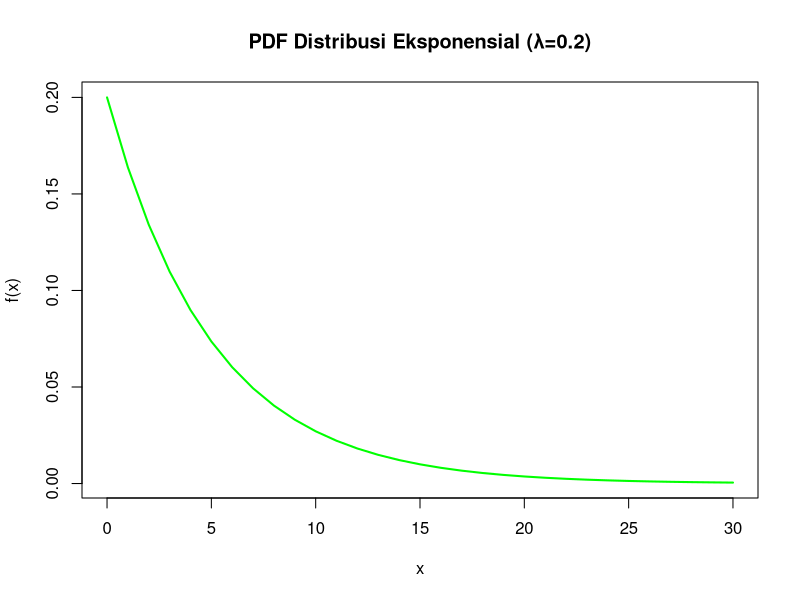
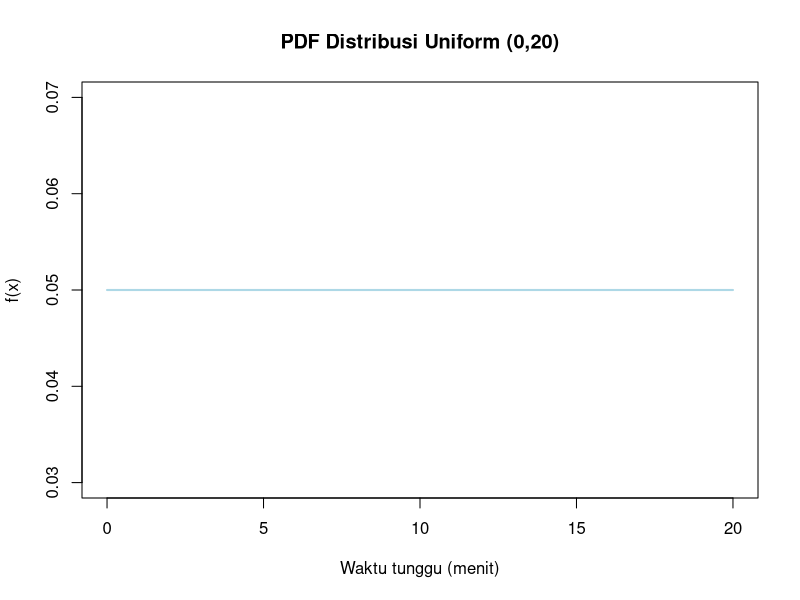
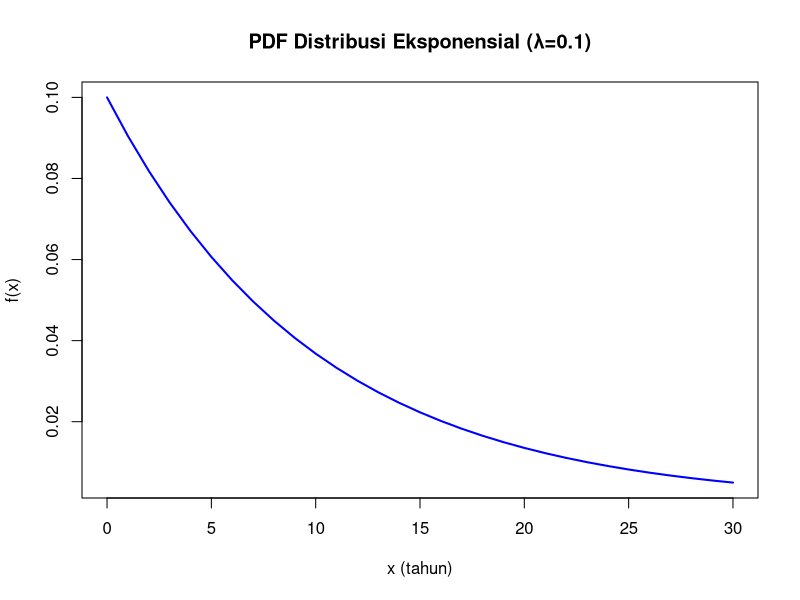
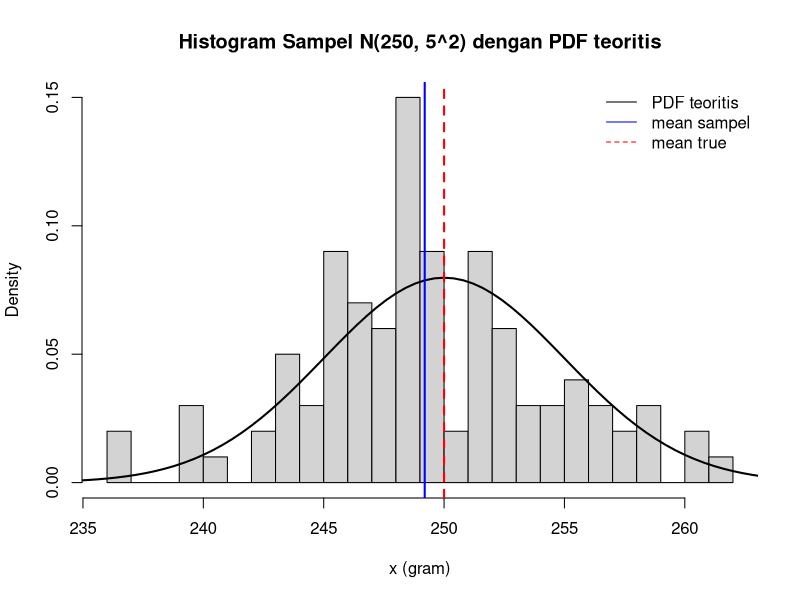

Recreate these plots in R, in order.
# 1. Rata-rata waktu tunggu mu=5 menit. Berapa peluang (PX>5)
# menggunakan sebaran eksponensial 
pexp(5, rate = 1/5, lower.tail = FALSE)

#Eksponensial dengan lambda = 0.2  
x_dexp <- seq(0, 30, by = 1)
y_dexp <- dexp(x_dexp, rate = 0.2)
plot(x_dexp, y_dexp, type="l", col="green", lwd=2,
     main="PDF Distribusi Eksponensial (λ=0.2)",
     xlab="x", ylab="f(x)")

# 2. Kereta komuter tiba di stasiun secara acak antara pukul 07.00 hingga 07.20 (interval 20 menit).Berapakah ragam (varians) waktu tunggu penumpang
# menggunakan sebaran uniform (seragam)

a <- 0
b <- 20
# Varians distribusi Uniform(a,b)
varians <- (b-a)^2 / 12
varians

# Uniform dengan interval [0,20]
x_uniform <- seq(a, b, by = 1)
y_uniform <- dunif(x_uniform, min = a, max = b)

# Plot PDF distribusi Uniform
plot(x_uniform, y_uniform,
     type = "l",
     col = "lightblue",
     lwd = 2,
     main = "PDF Distribusi Uniform (0,20)",
     xlab = "Waktu tunggu (menit)",
     ylab = "f(x)")

# 3. Masa pakai sensor suhu memiliki rata-rata mu=10 tahun. Berapa peluang sensor tersebut rusak sebelum mencapai usia 5 tahun?
# menggunakan sebaran eksponensial

pexp(5, rate = 1/10)

#Eksponensial dengan lambda = 0.1
x_dexp <- seq(0, 30, by = 1)
y_dexp <- dexp(x_dexp, rate = 0.1)
plot(x_dexp, y_dexp, type="l", col="blue", lwd=2,
     main="PDF Distribusi Eksponensial (λ=0.1)",
     xlab="x (tahun)", ylab="f(x)")


# 4. Berat bersih kemasan kopi menyebar normal dengan mu=250 gram dan sigma=5 gram. Kemasan dianggap underweight jika beratnya <240gram. Berapa proporsi produk yang tergolong underweight?
# menggunakan sebaran normal

mu <- 250
sigma <- 5
p <- pnorm(240, mean = mu, sd = sigma)
p

# Generate sampel (misal n = 100)
n <- 100
x <- rnorm(n, mean = mu, sd = sigma)
# Plot: histogram + overlay PDF teoritis
hist(x, breaks = 30, probability = TRUE,
     main = "Histogram Sampel N(250, 5^2) dengan PDF teoritis",
     xlab = "x (gram)")

curve(dnorm(x, mean = mu, sd = sigma), from = mu - 4*sigma, to = mu + 4*sigma, add = TRUE, lwd = 2)
abline(v = mean(x), col = "blue", lwd = 2) # mean sampel
abline(v = mu, col = "red", lwd = 2, lty = 2) # mean sebenarnya

legend("topright", legend = c("PDF teoritis", "mean sampel", "mean true"),
       lty = c(1, 1, 2), col = c("black", "blue", "red"), bty = "n")
